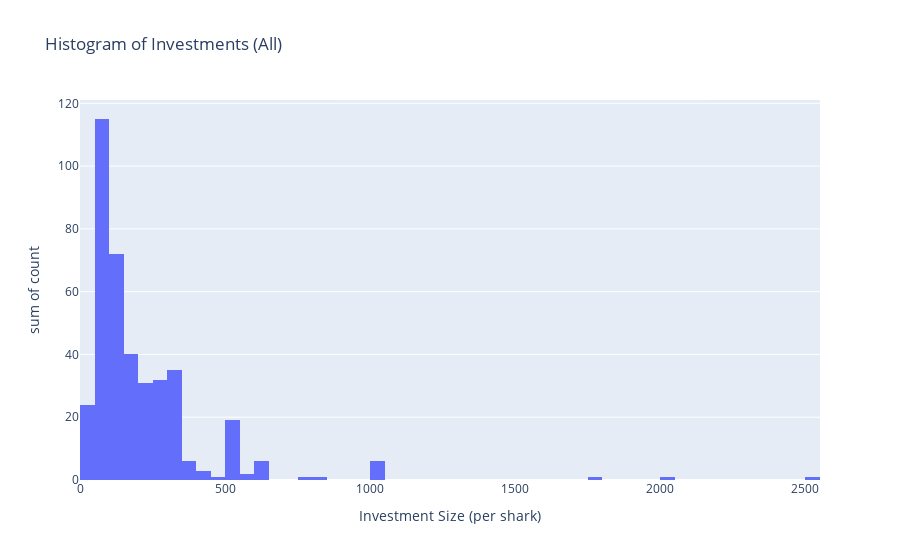

Notebook code cell kept with this figure:
### Markdown cell above
### Investment Sizes

### Code cell
# Histogram of all investments since season 1
px.histogram(industry_df, 
                   x="value_k", 
                   y="count", 
                   title = "Histogram of Investments ("+industry_selected+")"
             
).update_layout(xaxis_title = "Investment Size (per shark)").show()

### Figure 1 — Plotly figure (JSON) as saved in the notebook; plotly's stock layout.template omitted (floating-point values rounded to 4 significant figures; data arrays with more than 128 entries replaced by an {"elided": "..."} marker saying what was removed)
{"data": [{"alignmentgroup": "True", "bingroup": "x", "histfunc": "sum", "hovertemplate": "value_k=%{x}<br>sum of count=%{y}<extra></extra>", "legendgroup": "", "marker": {"color": "#636efa", "pattern": {"shape": ""}}, "name": "", "offsetgroup": "", "orientation": "v", "showlegend": false, "type": "histogram", "x": {"elided": "397 float values"}, "xaxis": "x", "y": {"elided": "397 int values"}, "yaxis": "y"}], "layout": {"barmode": "relative", "legend": {"tracegroupgap": 0}, "title": {"text": "Histogram of Investments (All)"}, "xaxis": {"anchor": "y", "domain": [0, 1], "title": {"text": "Investment Size (per shark)"}}, "yaxis": {"anchor": "x", "domain": [0, 1], "title": {"text": "sum of count"}}}}
